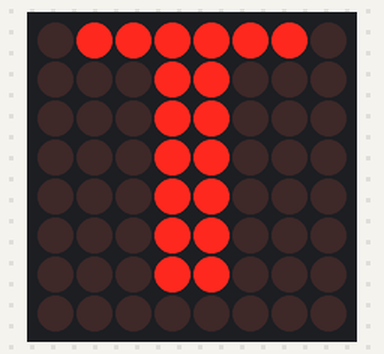
A program run on a simulated Raspberry Pi Pico running MicroPython. On the bench: 8×8 LED matrix. Which way up the LED matrix modules are mounted is assumed. At 5.5 s the program stops and its outputs stay as they are.

Above: at 0.6 s.

The program:

max7219_letter_test.py
```python
import max7219
from machine import Pin, SPI
from time import sleep
spi = SPI(1, baudrate=10000000, polarity=1, phase=0, sck=Pin(14), mosi=Pin(15))
ss = Pin(13, Pin.OUT)

msg = 'T'
display = max7219.Matrix8x8(spi, ss, 1)
display.brightness(1)   # adjust brightness 1 to 15
display.fill(0)
display.show()
sleep(0.5)

display.text(msg ,0,0,1)
display.show()
sleep(5)
display.fill(0)
display.show()
```

Measured:
- what the display in image 0 shows lasts 5.0 s, from 0.5 s to 5.5 s
